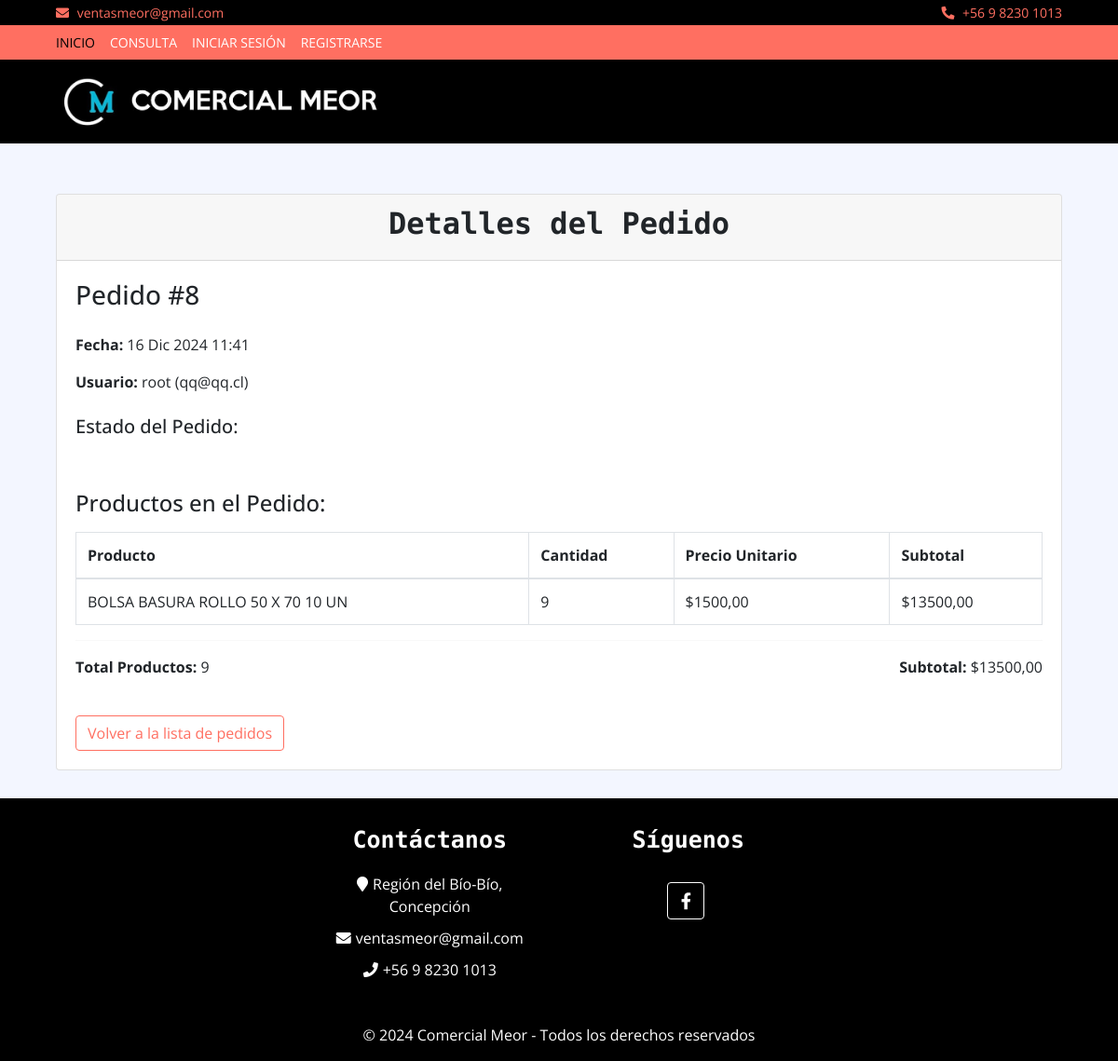
Page /pedidos/pedidos/ver/8/ on the committed database.
### pedidos/models.py (models this page shows, shortened)
class Pedido(models.Model):
    ESTADO_CHOICES = [
        ('pendiente', 'Pendiente'),
        ('en_camino', 'En camino'),
        ('entregado', 'Entregado'),
    ]
    usuario = models.ForeignKey(Usuario, on_delete=models.CASCADE)
    fecha_hora = models.DateTimeField(default=now)
    estado = models.CharField(max_length=20, choices=ESTADO_CHOICES, default='pendiente')
    def total_productos(self):
        return sum(detalle.cantidad for detalle in self.detallepedido_set.all())
    def subtotal(self):
        return sum(detalle.total_producto for detalle in self.detallepedido_set.all())

class DetallePedido(models.Model):
    pedido = models.ForeignKey(Pedido, related_name="detallepedido_set", on_delete=models.CASCADE)
    producto = models.ForeignKey(Producto, on_delete=models.CASCADE)
    cantidad = models.PositiveIntegerField(default=1)
    @property
    def total_producto(self):
        return self.cantidad * self.producto.precio_venta

### usuarios/models.py (models this page shows, shortened)
class Usuario(AbstractBaseUser, PermissionsMixin):
    username = models.CharField(max_length=150, unique=True)
    email = models.EmailField(unique=True)
    first_name = models.CharField(max_length=30, blank=True)
    last_name = models.CharField(max_length=30, blank=True)
    password = models.CharField(max_length=128)
    fecha_registro = models.DateTimeField(auto_now_add=True)
    is_active = models.BooleanField(default=True)
    is_staff = models.BooleanField(default=False)
    TIPO_USUARIO_CHOICES = [
        ('ADMIN', 'Administrador'),
        ('CLIENTE', 'Cliente'),
    ]
    tipo_usuario = models.CharField(
    max_length=20,
    choices=TIPO_USUARIO_CHOICES,
    default='cliente',
    null=True,  # Permite valores nulos en la base de datos
)
    USERNAME_FIELD = 'username'
    REQUIRED_FIELDS = ['email']  # Campo adicional obligatorio
    objects = UsuarioManager()

### inventario/models.py (models this page shows, shortened)
class Producto(models.Model):
    nombre = models.CharField(max_length=100)
    descripcion = models.TextField()
    precio_venta = models.DecimalField(max_digits=10, decimal_places=2)
    precio_compra = models.DecimalField(max_digits=10, decimal_places=2)
    categoria = models.ForeignKey(Categoria, on_delete=models.CASCADE)
    marca = models.CharField(max_length=100)
    stock = models.IntegerField()
    stock_minimo = models.IntegerField(default=10)  # Nivel mínimo para bajo stock
    imagen1 = models.ImageField(upload_to='productos/')
    imagen2 = models.ImageField(upload_to='productos/', blank=True)
    imagen3 = models.ImageField(upload_to='productos/', blank=True)

### pedidos/views.py (the view)
# urls.py: path('pedidos/ver/<int:pedido_id>/', views.ver_pedido, name='ver_pedido'),
def ver_pedido(request, pedido_id):
    pedido = get_object_or_404(Pedido, id=pedido_id)
    return render(request, 'pedidos/ver_pedido.html', {'pedido': pedido})

### pedidos/templates/pedidos/ver_pedido.html (shortened to what this page needs)
{% extends 'core/base.html' %}
{% block content %}
    <div class="container mt-4">
        <div class="card">
            <div class="card-header">
                <h2 class="text-center">Detalles del Pedido</h2>
            </div>
            <div class="card-body">
                <h3 class="mb-4">Pedido #{{ pedido.id }}</h3>
                <p><strong>Fecha:</strong> {{ pedido.fecha_hora|date:"d M Y H:i" }}</p>
                <p><strong>Usuario:</strong> {{ pedido.usuario.username }} ({{ pedido.usuario.email }})</p>
                <div class="mt-4">
                    <h5>Estado del Pedido:</h5>
                    <div class="badge
                        {% if pedido.estado == 'entregado' %} bg-primary {% endif %}">
                    </div>
                </div>
                <h4 class="mt-4">Productos en el Pedido:</h4>
                <table class="table table-bordered mt-3">
                    <thead>
                        <tr>
                            <th>Producto</th>
                            <th>Cantidad</th>
                            <th>Precio Unitario</th>
                            <th>Subtotal</th>
                        </tr>
                    </thead>
                    <tbody>
                        {% for item in pedido.detallepedido_set.all %}
                            <tr>
                                <td>{{ item.producto.nombre }}</td>
                                <td>{{ item.cantidad }}</td>
                                <td>${{ item.producto.precio_venta }}</td>
                                <td>${{ item.total_producto }}</td>
                            </tr>
                        {% endfor %}
                    </tbody>
                </table>
                <hr>
                <div class="d-flex justify-content-between">
                    <p><strong>Total Productos:</strong> {{ pedido.total_productos }}</p>
                    <p><strong>Subtotal:</strong> ${{ pedido.subtotal }}</p>
                </div>
                <a href="{% url 'pedidos:lista_pedidos' %}" class="btn btn-secondary mt-4">Volver a la lista de pedidos</a>
            </div>
        </div>
    </div>
{% endblock %}

### static/css/style.css (style rules this page uses)
body { color: #353535; font-family: 'Open Sans', sans-serif; font-weight: 400; background: #f3f6ff; }
a { color: #000000; }
h2 { font-family: 'Source Code Pro', monospace; font-weight: 700; }
.btn { color: #FF6F61; background: #ffffff; border: 1px solid #FF6F61; }
body, html { height: 100%; margin: 0; display: flex; flex-direction: column; }
.container { flex: 1; }

### rows in the picture
Pedido: id "8", fecha_hora "16 Dic 2024 11:41", usuario.username "root", usuario.email "qq@qq.cl", total_productos "9", subtotal "13500,00"
DetallePedido: producto.nombre "BOLSA BASURA ROLLO 50 X 70 10 UN", cantidad "9", producto.precio_venta "1500,00", total_producto "13500,00"
